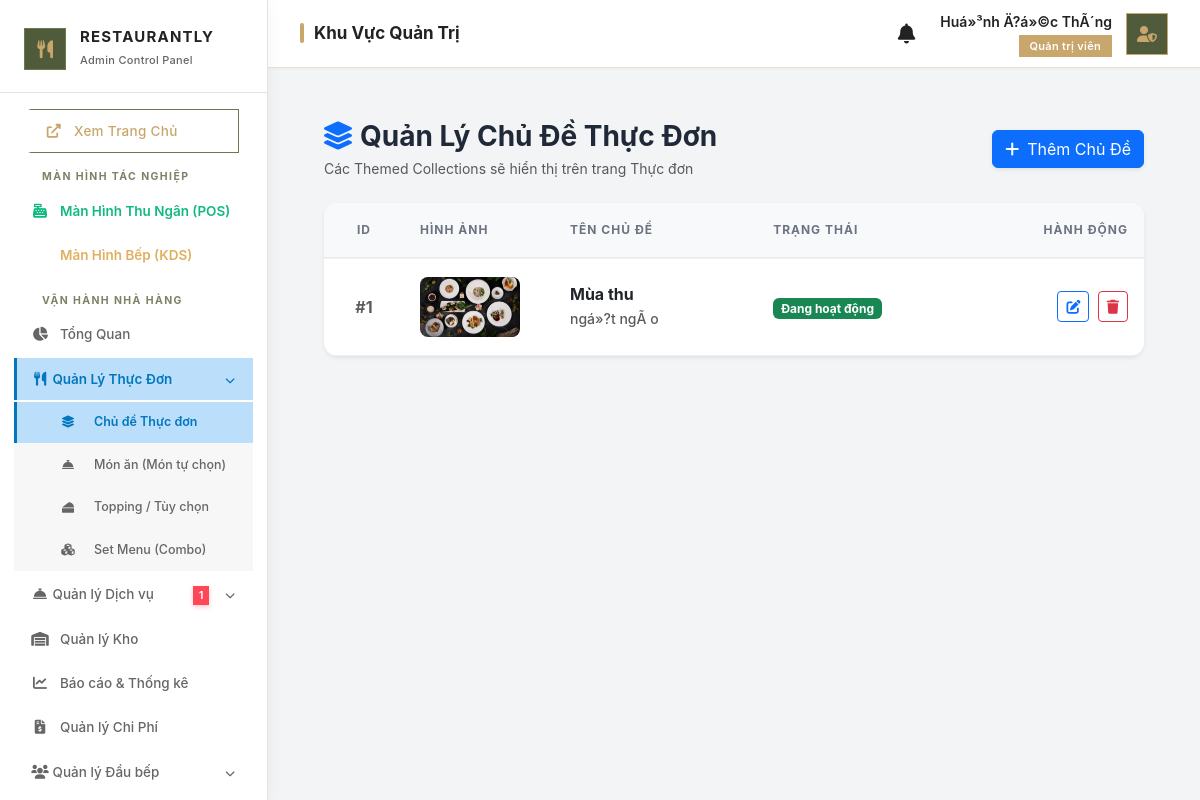
The app's page /admin/controllers/manage_themes.php (signed in) with its own data.
### tables this page shows
CREATE TABLE `themes` (
  `id` int(11) NOT NULL AUTO_INCREMENT,
  `name` varchar(255) NOT NULL,
  `description` text DEFAULT NULL,
  `start_date` datetime DEFAULT NULL,
  `end_date` datetime DEFAULT NULL,
  `image` varchar(255) DEFAULT NULL,
  `is_active` tinyint(1) DEFAULT 1,
  `created_at` timestamp NOT NULL DEFAULT current_timestamp(),
  PRIMARY KEY (`id`)
);

### admin/controllers/manage_themes.php (the view, shortened to what this page needs)
<?php
$db = (new Database())->getConnection();
$all_foods = $db->query("SELECT id, name, theme_id FROM foods ORDER BY name ASC")->fetchAll(PDO::FETCH_ASSOC);
$all_sets = $db->query("SELECT id, name, theme_id FROM combos ORDER BY name ASC")->fetchAll(PDO::FETCH_ASSOC);
$themes = $db->query("SELECT * FROM themes ORDER BY id DESC")->fetchAll(PDO::FETCH_ASSOC);
include '../../public/admin_layout_header.php';
?>
<link rel="stylesheet" href="../../public/assets/admin/css/admin-style.css">
<div class="content-wrapper p-4">
    <div class="d-flex justify-content-between align-items-center mb-4 flex-wrap gap-3">
        <div>
            <h3 class="fw-bold m-0"><i class="fas fa-layer-group me-2 text-primary"></i>Quản Lý Chủ Đề Thực Đơn</h3>
            <div class="small text-muted mt-1">Các Themed Collections sẽ hiển thị trên trang Thực đơn</div>
        </div>
        <button class="btn btn-primary shadow-sm" data-bs-toggle="modal" data-bs-target="#addModal">
            <i class="fas fa-plus me-2"></i>Thêm Chủ Đề
        </button>
    </div>
    <div class="card border-0 shadow-sm" style="border-radius:14px; overflow:hidden;">
        <div class="table-responsive">
            <table class="table table-hover align-middle mb-0">
                <thead class="table-light">
                    <tr>
                        <th width="80" class="text-center">ID</th>
                        <th width="150">Hình ảnh</th>
                        <th>Tên Chủ Đề</th>
                        <th>Trạng thái</th>
                        <th width="150" class="text-end">Hành động</th>
                    </tr>
                </thead>
                <tbody>
                    <?php foreach($themes as $t):
                        $t['set_ids'] = array_column(array_filter($all_sets, fn($s) => $s['theme_id'] == $t['id']), 'id');
                        $t['food_ids'] = array_column(array_filter($all_foods, fn($f) => $f['theme_id'] == $t['id']), 'id');
                    ?>
                    <tr>
                        <td class="text-center fw-bold text-muted">#<?= $t['id'] ?></td>
                        <td>
                            <?php if($t['image']): ?>
                                <img src="../../<?= htmlspecialchars($t['image']) ?>" alt="" style="width:100px; height:60px; object-fit:cover; border-radius:8px;">
                            <?php else: ?>
                                <div class="bg-light text-muted d-flex align-items-center justify-content-center" style="width:100px; height:60px; border-radius:8px; font-size:12px;">No Image</div>
                            <?php endif; ?>
                        </td>
                        <td>
                            <h6 class="mb-1 fw-bold"><?= htmlspecialchars($t['name']) ?></h6>
                            <div class="small text-muted text-truncate" style="max-width:300px;"><?= htmlspecialchars($t['description']) ?></div>
                        </td>
                        <td>
                            <?php if($t['is_active']): ?>
                                <span class="badge bg-success">Đang hoạt động</span>
                            <?php else: ?>
                                <span class="badge bg-secondary">Tạm ẩn</span>
                            <?php endif; ?>
                        </td>
                        <td class="text-end">
                            <button class="btn btn-sm btn-outline-primary me-1" onclick="editTheme(<?= htmlspecialchars(json_encode($t)) ?>)">
                                <i class="fas fa-edit"></i>
                            </button>
                            <a href="?delete=<?= $t['id'] ?>" class="btn btn-sm btn-outline-danger" onclick="return confirm('Xóa chủ đề này?');">
                                <i class="fas fa-trash"></i>
                            </a>
                        </td>
                    </tr>
                    <?php endforeach; ?>
                </tbody>
            </table>
        </div>
    </div>
</div>

### public/assets/admin/css/admin-style.css (style rules this page uses)
:root { --gold: #e6a30b; --gold-hover: #c98c06; --gold-gradient: linear-gradient(135deg, #f5d061 0%, #e6a30b 100%); --dark: #1f2937; --light-bg: #f3f4f6; --card-bg: rgba(255, 255, 255, 0.95); --text: #1f2937; --text-muted: #6b7280; --border: rgba(0, 0, 0, 0.06); --success: #10b981; --success-light: #d1fae5; --danger: #ef4444; --danger-light: #fee2e2; --warning: #f59e0b; --warning-light: #fef3c7; --shadow-soft: 0 4px 20px rgba(0, 0, 0, 0.03); --shadow-hover: 0 12px 32px rgba(0, 0, 0, 0.08); --shadow-gold: 0 8px 24px rgba(230, 163, 11, 0.25); }
* { box-sizing: border-box; }
body { font-family: 'Inter', 'Plus Jakarta Sans', sans-serif; background-color: var(--light-bg); color: var(--text); -webkit-font-smoothing: antialiased; }
.table th { font-weight: 700; color: var(--text-muted); border-bottom: 2px solid var(--border) !important; text-transform: uppercase; font-size: 0.75rem; letter-spacing: 1px; padding: 18px 16px; }
.table td { vertical-align: middle; border-bottom: 1px solid var(--border); padding: 18px 16px; font-weight: 500; }

### public/admin_layout_header.php (style rules this page uses)
:root { --sidebar-bg: #ffffff; --sidebar-border: #e8e1d5; --topbar-bg: #ffffff; --accent-color: #C9A66B; --accent-green: #4F5B3A; --accent-green-light: #6A7A4E; --text-sidebar: #222222; --text-sidebar-muted: #666666; --text-main: #222222; --text-muted: #777777; --bg-main: #fcfcfc; --shadow-sm: 0 1px 3px rgba(0, 0, 0, 0.04); --shadow-md: 0 4px 16px rgba(0, 0, 0, 0.05); }
* { box-sizing: border-box; }
body { font-family: 'Plus Jakarta Sans', sans-serif; background-color: var(--bg-main); overflow-x: hidden; color: var(--text-main); }

### records on screen
themes: id "1", image (picture), name "Mùa thu", description "ngá»?t ngÃ o", is_active "Đang hoạt động"

### other values on screen
$pending_services_count "1"
$page_titles[$current_page] "Khu Vực Quản Trị"
$_SESSION['username'] "Huá»³nh Ä?á»©c ThÃ´ng"
